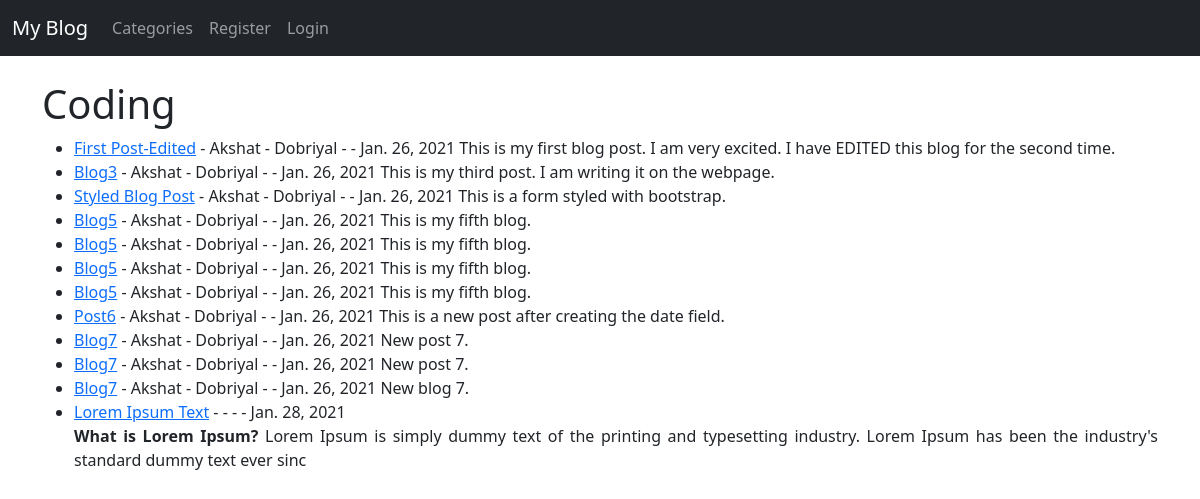
Screenshot of /category/coding with the database file from the repository.
### myblog/models.py (models this page shows, shortened)
class Post(models.Model):
    title = models.CharField(max_length=255)
    title_tag = models.CharField(max_length=255)
    author = models.ForeignKey(User, on_delete=models.CASCADE)
    body = models.TextField()
    post_date = models.DateField(auto_now_add=True)
    category = models.CharField(max_length=255, default='coding')
    likes = models.ManyToManyField(User, related_name='blog_posts')

### myblog/views.py (the view)
# urls.py: path('category/<str:cats>', CategoryView, name = 'category'),
def CategoryView(request, cats):
    category_posts = Post.objects.filter(category = cats.replace('-', ' '))
    return render(request, 'categories.html', {'cats':cats.title().replace('-', ' '), 'category_posts':category_posts})

### myblog/templates/categories.html (shortened to what this page needs)
{% extends 'base.html' %}
    {% block content %}
        {% if category_posts %}
            <h1>
                {{cats}}
            </h1>
            <ul>
            {% for post in category_posts %}
                <li><a href="{% url 'post-detail' post.pk %}">{{post.title}}</a> - {{post.author.first_name}} - {{post.author.last_name}} - {{post.email}} - {{post.post_date}}
                {{post.body|slice:":200"|safe}}</li>
            {% endfor %}
            </ul>
        {% else %}
            <h1>This page does not exist</h1>
        {% endif %}
    {% endblock %}

### rows the page displays
Post: title "First Post-Edited", author.first_name "Akshat", author.last_name "Dobriyal", post_date "Jan. 26, 2021", body "This is my first blog post. I am very excited. I have EDITED this blog for the second time."
Post: title "Blog3", author.first_name "Akshat", author.last_name "Dobriyal", post_date "Jan. 26, 2021", body "This is my third post. I am writing it on the webpage."
Post: title "Styled Blog Post", author.first_name "Akshat", author.last_name "Dobriyal", post_date "Jan. 26, 2021", body "This is a form styled with bootstrap."
Post: title "Blog5", author.first_name "Akshat", author.last_name "Dobriyal", post_date "Jan. 26, 2021", body "This is my fifth blog."
Post: title "Blog5", author.first_name "Akshat", author.last_name "Dobriyal", post_date "Jan. 26, 2021", body "This is my fifth blog."
Post: title "Blog5", author.first_name "Akshat", author.last_name "Dobriyal", post_date "Jan. 26, 2021", body "This is my fifth blog."
Post: title "Blog5", author.first_name "Akshat", author.last_name "Dobriyal", post_date "Jan. 26, 2021", body "This is my fifth blog."
Post: title "Post6", author.first_name "Akshat", author.last_name "Dobriyal", post_date "Jan. 26, 2021", body "This is a new post after creating the date field."
Post: title "Blog7", author.first_name "Akshat", author.last_name "Dobriyal", post_date "Jan. 26, 2021", body "New post 7."
Post: title "Blog7", author.first_name "Akshat", author.last_name "Dobriyal", post_date "Jan. 26, 2021", body "New post 7."
Post: title "Blog7", author.first_name "Akshat", author.last_name "Dobriyal", post_date "Jan. 26, 2021", body "New blog 7."
Post: title "Lorem Ipsum Text", post_date "Jan. 28, 2021", body "What is Lorem Ipsum? Lorem Ipsum is simply dummy text of the printing and typesetting industry. Lorem Ipsum has been the industry's standard dummy text ever sinc"

### other values shown
{{ cats }} "Coding"
